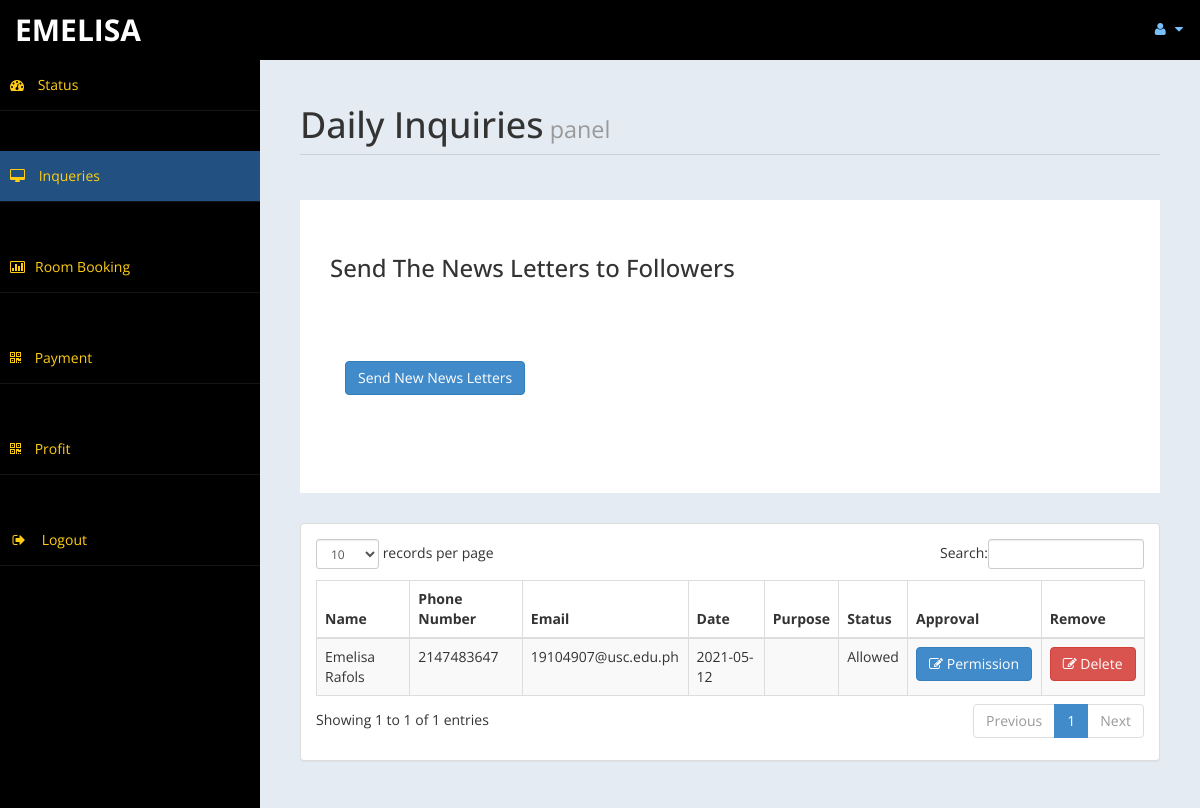
Before: /admin/messages.php (signed in) with the older database file.
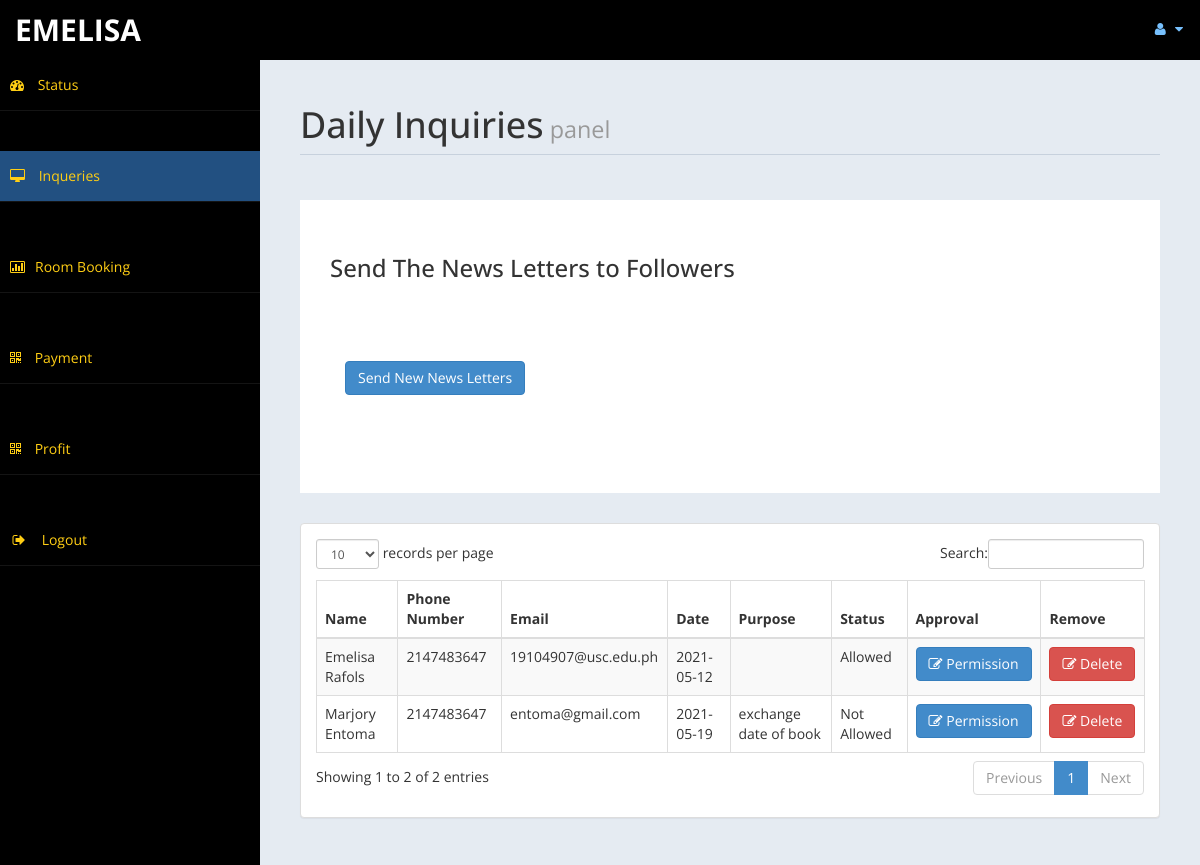
After: the same page with the newer database file.
### tables this page shows
CREATE TABLE `contact` (
  `id` int(10) UNSIGNED NOT NULL,
  `fullname` varchar(100) DEFAULT NULL,
  `phoneno` int(10) DEFAULT NULL,
  `email` text DEFAULT NULL,
  `purpose` varchar(200) NOT NULL,
  `cdate` date DEFAULT NULL,
  `approval` varchar(12) DEFAULT NULL
);

### admin/messages.php (the view, shortened to what this page needs)
<!DOCTYPE html>
<html xmlns="http://www.w3.org/1999/xhtml">
<head>
    <link href="assets/css/bootstrap.css" rel="stylesheet" />
    <link href="assets/css/font-awesome.css" rel="stylesheet" />
    <link href="assets/css/custom-styles.css" rel="stylesheet" />
    <link href="assets/js/dataTables/dataTables.bootstrap.css" rel="stylesheet" />
</head>
<body>
    <div id="wrapper">
        <nav class="navbar navbar-default top-navbar" role="navigation">
            <div class="navbar-header">
                <a class="navbar-brand" href="home.php"><?php echo $_SESSION["user"]; ?> </a>
            </div>
            <ul class="nav navbar-top-links navbar-right">
                <li class="dropdown">
                    <a class="dropdown-toggle" data-toggle="dropdown" href="#" aria-expanded="false">
                        <i class="fa fa-user fa-fw"></i> <i class="fa fa-caret-down"></i>
                    </a>
                </li>
            </ul>
        </nav>
        <nav class="navbar-default navbar-side" role="navigation">
            <div class="sidebar-collapse">
                <ul class="nav" id="main-menu">
                    <li>
                        <a href="home.php"><i class="fa fa-dashboard"></i> Status</a>
                    </li><br><br>
                    <li>
                        <a class="active-menu" href="messages.php"><i class="fa fa-desktop"></i> Inqueries</a>
                    </li><br><br>
					<li>
                        <a href="roombook.php"><i class="fa fa-bar-chart-o"></i>Room Booking</a>
                    </li><br><br>
                    <li>
                        <a href="Payment.php"><i class="fa fa-qrcode"></i> Payment</a>
                    </li><br><br>
                    <li>
                        <a  href="profit.php"><i class="fa fa-qrcode"></i> Profit</a>
                    </li><br><br>
                    <li>
                        <a href="logout.php" ><i class="fa fa-sign-out fa-fw"></i> Logout</a>
                    </li><br><br>
            </div>
        </nav>
        <div id="page-wrapper" >
            <div id="page-inner">
			 <div class="row">
                    <div class="col-md-12">
                        <h1 class="page-header">
                           Daily Inquiries<small> panel</small>
                        </h1>
                    </div>
                </div>
				 <?php
				include('db.php');
			   ?>
				 <div class="row">
                <div class="col-md-12">
                    <div class="jumbotron">
                        <h3>Send The News Letters to Followers</h3>
                        <p></p>
                        <p>
						<div class="panel-body">
                            <button class="btn btn-primary btn" data-toggle="modal" data-target="#myModal">
                              Send New News Letters
                            </button>
                            </div>
                        </div>
                    </div>
                </div>
            </div>
               <?php
				$sql = "SELECT * FROM `contact`";
				$re = mysqli_query($con,$sql);
			   ?>
            <div class="row">
                <div class="col-md-12">
                    <div class="panel panel-default">
                        <div class="panel-body">
                            <div class="table-responsive">
                                <table class="table table-striped table-bordered table-hover" id="dataTables-example">
                                    <thead>
                                        <tr>
                                            <th>Name</th>
											<th>Phone Number</th>
                                            <th>Email</th>
                                            <th>Date</th>
                                            <th>Purpose</th>
											<th>Status</th>
											<th>Approval</th>
											<th>Remove</th>
                                        </tr>
                                    </thead>
                                    <tbody>
									<?php
										while($row = mysqli_fetch_array($re))
										{
											$id = $row['id'];
											if($id % 2 ==1 )
											{
												echo"<tr class='gradeC'>
													<td>".$row['fullname']."</td>
													<td>".$row['phoneno']."</td>
													<td>".$row['email']."</td>
                                                    <td>".$row['cdate']."</td>
                                                    <td>".$row['purpose']."</td>
													<td>".$row['approval']."</td>
													<td><a href=newsletter.php?eid=".$id ." <button class='btn btn-primary'> <i class='fa fa-edit' ></i> Permission</button></td>
													<td><a href=newsletterdel.php?eid=".$id ." <button class='btn btn-danger'> <i class='fa fa-edit' ></i> Delete</button></td>
												</tr>";
											}
											else
											{
												echo"<tr class='gradeU'>
													<td>".$row['fullname']."</td>
													<td>".$row['phoneno']."</td>
													<td>".$row['email']."</td>
                                                    <td>".$row['cdate']."</td>
                                                    <td>".$row['purpose']."</td>
													<td>".$row['approval']."</td>
													<td><a href=newsletter.php?eid=".$id." <button class='btn btn-primary'> <i class='fa fa-edit' ></i> Permission</button></td>
													<td><a href=newsletterdel.php?eid=".$id ." <button class='btn btn-danger'> <i class='fa fa-edit' ></i> Delete </button></td>
												</tr>";
											}
										}
									?>
                                    </tbody>
                                </table>
                            </div>
                        </div>
                    </div>
                </div>
            </div>
                </div>
            </div>
</body>
</html>

### admin/assets/css/custom-styles.css (style rules this page uses)
body { font-family: 'Open Sans', sans-serif; }
#wrapper { width: 100%; background: black; }
#page-wrapper { padding: 15px 15px; min-height: 600px; background: #E5EBF2; }
#page-inner { width: 100%; margin: 10px 20px 10px 0px; background-color: transparent; padding: 10px; min-height: 1200px; }
h1, .h1, h2, .h2, h3, .h3 { margin-top: 7px; margin-bottom: -5px; }
p { font-size: 16px; line-height: 25px; padding-top: 20px; }
.page-header { padding-bottom: 9px; margin: 10px 0 45px; border-bottom: 1px solid #C7D1DD; }
.jumbotron, .well { background: #fff; }
.top-navbar { margin: 0px; }
.top-navbar .navbar-brand { color: #ffce14; width: 260px; text-align: left; height: 60px; font-size: 30px; font-weight: 700; text-transform: uppercase; line-height: 30px; }
.top-navbar .nav>li>a { position: relative; display: block; padding: 19px 15px; color: #77C0FD; }
.active-menu { background-color: #225081!important; }
.sidebar-collapse, .sidebar-collapse .nav { background: none; }
.sidebar-collapse .nav { padding: 0; }
.sidebar-collapse .nav>li>a { color: #ffce14; background: transparent; text-shadow: none; }
.sidebar-collapse>.nav>li>a { padding: 15px 10px; }
.sidebar-collapse>.nav>li { border-bottom: 1px solid rgba(107, 108, 109, 0.19); }
.navbar-side { border: none; background-color: black; }
.top-navbar { background: black; border-bottom: none; }
.top-navbar .nav>li>a>i { margin-right: 2px; }
.navbar-default { border: 0px solid black; }
.navbar-header { background: black; }
.nav>li>a>i { margin-right: 10px; }
@media (min-width:768px) { #page-wrapper { margin: 0 0 0 260px; padding: 15px 30px; min-height: 1200px; } }
@media (min-width:768px) { .navbar-side { z-index: 1; position: absolute; width: 260px; } }
@media (min-width:768px) { .navbar { border-radius: 0px; } }

Changed rows visible on the page:
added contact: fullname "Marjory Entoma", phoneno "2147483647", email "entoma@gmail.com", cdate "2021-05-19", purpose "exchange date of book", approval "Not Allowed"
Other visible differences:
text written by a page script: "records per page Search: Showing 1 to 1 of 1 entries Previous 1 Next" → "records per page Search: Showing 1 to 2 of 2 entries Previous 1 Next"
